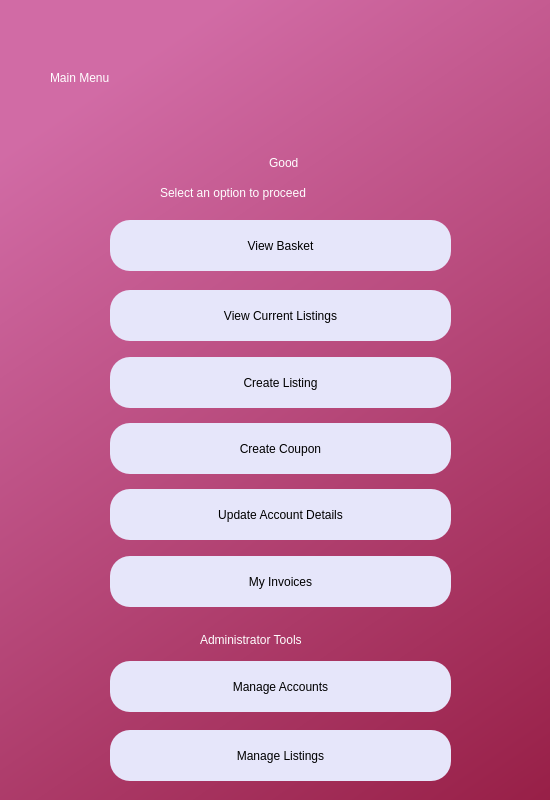
<?xml version="1.0" encoding="UTF-8"?>
<ui version="4.0">
 <class>Dialog</class>
 <widget class="QDialog" name="Dialog">
  <property name="geometry">
   <rect>
    <x>0</x>
    <y>0</y>
    <width>550</width>
    <height>800</height>
   </rect>
  </property>
  <property name="minimumSize">
   <size>
    <width>550</width>
    <height>800</height>
   </size>
  </property>
  <property name="maximumSize">
   <size>
    <width>550</width>
    <height>800</height>
   </size>
  </property>
  <property name="windowTitle">
   <string>Dialog</string>
  </property>
  <widget class="QWidget" name="bgwidget" native="true">
   <property name="geometry">
    <rect>
     <x>0</x>
     <y>0</y>
     <width>1201</width>
     <height>801</height>
    </rect>
   </property>
   <property name="styleSheet">
    <string notr="true">QWidget#bgwidget{
background-color:qlineargradient(spread:pad, x1:0.091, y1:0.101636, x2:0.991379, y2:0.977, stop:0 rgba(209, 107, 165, 255), stop:1 rgba(128, 0, 32, 255));}</string>
   </property>
   <widget class="QPushButton" name="manageaccounts">
    <property name="geometry">
     <rect>
      <x>110</x>
      <y>661</y>
      <width>341</width>
      <height>51</height>
     </rect>
    </property>
    <property name="styleSheet">
     <string notr="true">border-radius:20px;
background-color: rgb(230, 230, 250);
font: 14pt &quot;MS Shell Dlg 2&quot;;</string>
    </property>
    <property name="text">
     <string>Manage Accounts</string>
    </property>
   </widget>
   <widget class="QPushButton" name="managelistings">
    <property name="geometry">
     <rect>
      <x>110</x>
      <y>730</y>
      <width>341</width>
      <height>51</height>
     </rect>
    </property>
    <property name="styleSheet">
     <string notr="true">border-radius:20px;
background-color: rgb(230, 230, 250);
font: 14pt &quot;MS Shell Dlg 2&quot;;</string>
    </property>
    <property name="text">
     <string>Manage Listings</string>
    </property>
   </widget>
   <widget class="QLabel" name="label_3">
    <property name="geometry">
     <rect>
      <x>200</x>
      <y>627</y>
      <width>181</width>
      <height>25</height>
     </rect>
    </property>
    <property name="styleSheet">
     <string notr="true">font: 16pt &quot;MS Shell Dlg 2&quot;;color:rgb(255, 255, 255)</string>
    </property>
    <property name="text">
     <string>Administrator Tools</string>
    </property>
   </widget>
   <widget class="QLabel" name="label">
    <property name="geometry">
     <rect>
      <x>50</x>
      <y>20</y>
      <width>463</width>
      <height>116</height>
     </rect>
    </property>
    <property name="styleSheet">
     <string notr="true">font: 72pt &quot;MS Shell Dlg 2&quot;; color:rgb(255, 255, 255)</string>
    </property>
    <property name="text">
     <string>Main Menu</string>
    </property>
   </widget>
   <widget class="QLabel" name="greetuser">
    <property name="geometry">
     <rect>
      <x>103</x>
      <y>150</y>
      <width>368</width>
      <height>25</height>
     </rect>
    </property>
    <property name="styleSheet">
     <string notr="true">font: 16pt &quot;MS Shell Dlg 2&quot;;color:rgb(255, 255, 255)</string>
    </property>
    <property name="text">
     <string>Good &lt;Morning/Evening&gt; &lt;firstname&gt;</string>
    </property>
    <property name="alignment">
     <set>Qt::AlignCenter</set>
    </property>
   </widget>
   <widget class="QPushButton" name="gotocreate">
    <property name="geometry">
     <rect>
      <x>110</x>
      <y>357</y>
      <width>341</width>
      <height>51</height>
     </rect>
    </property>
    <property name="styleSheet">
     <string notr="true">border-radius:20px;
background-color: rgb(230, 230, 250);
font: 14pt &quot;MS Shell Dlg 2&quot;;</string>
    </property>
    <property name="text">
     <string>Create Listing</string>
    </property>
   </widget>
   <widget class="QPushButton" name="gotoupdateacc">
    <property name="geometry">
     <rect>
      <x>110</x>
      <y>489</y>
      <width>341</width>
      <height>51</height>
     </rect>
    </property>
    <property name="styleSheet">
     <string notr="true">border-radius:20px;
background-color: rgb(230, 230, 250);
font: 14pt &quot;MS Shell Dlg 2&quot;;</string>
    </property>
    <property name="text">
     <string>Update Account Details</string>
    </property>
   </widget>
   <widget class="QLabel" name="label_4">
    <property name="geometry">
     <rect>
      <x>160</x>
      <y>180</y>
      <width>258</width>
      <height>25</height>
     </rect>
    </property>
    <property name="styleSheet">
     <string notr="true">font: 16pt &quot;MS Shell Dlg 2&quot;;color:rgb(255, 255, 255)</string>
    </property>
    <property name="text">
     <string>Select an option to proceed</string>
    </property>
   </widget>
   <widget class="QPushButton" name="gotoview">
    <property name="geometry">
     <rect>
      <x>110</x>
      <y>290</y>
      <width>341</width>
      <height>51</height>
     </rect>
    </property>
    <property name="styleSheet">
     <string notr="true">border-radius:20px;
background-color: rgb(230, 230, 250);
font: 14pt &quot;MS Shell Dlg 2&quot;;</string>
    </property>
    <property name="text">
     <string>View Current Listings</string>
    </property>
   </widget>
   <widget class="QPushButton" name="gotoinvoices">
    <property name="geometry">
     <rect>
      <x>110</x>
      <y>556</y>
      <width>341</width>
      <height>51</height>
     </rect>
    </property>
    <property name="styleSheet">
     <string notr="true">border-radius:20px;
background-color: rgb(230, 230, 250);
font: 14pt &quot;MS Shell Dlg 2&quot;;</string>
    </property>
    <property name="text">
     <string>My Invoices</string>
    </property>
   </widget>
   <widget class="QPushButton" name="gotobasket">
    <property name="geometry">
     <rect>
      <x>110</x>
      <y>220</y>
      <width>341</width>
      <height>51</height>
     </rect>
    </property>
    <property name="styleSheet">
     <string notr="true">border-radius:20px;
background-color: rgb(230, 230, 250);
font: 14pt &quot;MS Shell Dlg 2&quot;;</string>
    </property>
    <property name="text">
     <string>View Basket</string>
    </property>
   </widget>
   <widget class="QPushButton" name="gotocoupon">
    <property name="geometry">
     <rect>
      <x>110</x>
      <y>423</y>
      <width>341</width>
      <height>51</height>
     </rect>
    </property>
    <property name="styleSheet">
     <string notr="true">border-radius:20px;
background-color: rgb(230, 230, 250);
font: 14pt &quot;MS Shell Dlg 2&quot;;</string>
    </property>
    <property name="text">
     <string>Create Coupon</string>
    </property>
   </widget>
  </widget>
 </widget>
 <resources>
  <include location="placeholder.qrc"/>
 </resources>
 <connections/>
</ui>
